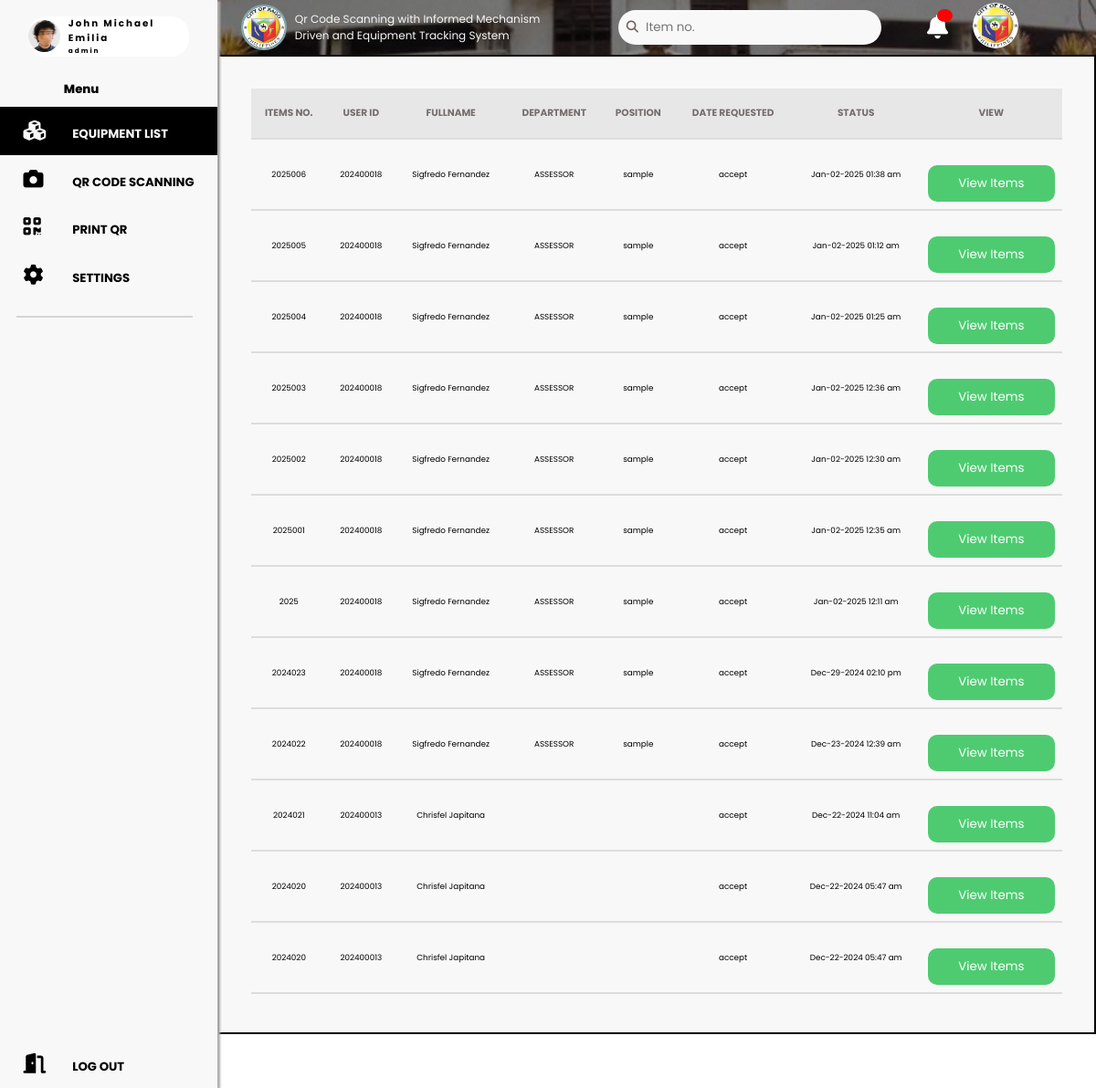
Page /pages/storekeeper/equipment_list.php (signed in) on the committed database.
### tables this page shows
CREATE TABLE `purchase_request` (
  `id` int(11) NOT NULL,
  `notification_id` int(11) NOT NULL,
  `purchase_request_code` int(11) NOT NULL,
  `datetime` datetime NOT NULL,
  `isSeen` tinyint(1) NOT NULL DEFAULT 1,
  `status` varchar(20) NOT NULL
);

CREATE TABLE `users` (
  `id` int(11) NOT NULL,
  `usercode` int(11) NOT NULL,
  `email` varchar(50) NOT NULL,
  `password` varchar(256) NOT NULL,
  `phone_number` varchar(11) NOT NULL,
  `fullname` varchar(50) NOT NULL,
  `birthdate` date NOT NULL,
  `gender` varchar(50) NOT NULL,
  `role` varchar(50) NOT NULL,
  `department` varchar(100) NOT NULL,
  `position` varchar(50) NOT NULL,
  `profile` varchar(100) DEFAULT NULL,
  `status` varchar(10) NOT NULL
);

### pages/storekeeper/equipment_list.php (the view, shortened to what this page needs)
<?php
require '../../logic/dbCon.php';
?>
<!DOCTYPE html>
<html lang="en">
<head>
    <link rel="stylesheet" href="https://cdnjs.cloudflare.com/ajax/libs/font-awesome/6.6.0/css/all.min.css" />
    <link rel="stylesheet" href="https://cdn.jsdelivr.net/npm/swiper@11/swiper-bundle.min.css" />
    <link rel="stylesheet" href="../../styles/accountability.css?v=1.1">
</head>
<body>
        <?php include 'noti_storekeeper_content.php' ?>
    <header>
        <div class="user">
            <img src="<?php echo $_SESSION['profile'] ?>" alt="">
            <div>
                <h3 style="letter-spacing: 2px;"><?php echo $_SESSION['fullname'] ?></h3>
                <h5 style="letter-spacing: 2px;"><?php echo $_SESSION['role'] ?></h5>
            </div>
        </div>
        <span class="menutext">menu</span>
        <nav class="navbar">
            <ul>
                <li>
                    <i class="fa-solid fa-cubes" id="active"></i>
                    <a href="equipment_list.php" id="active">EQUIPMENT LIST</a>
                </li>
                <li>
                    <i class="fa-solid fa-camera"></i>
                    <a href="storekeep_qr.php">QR CODE SCANNING</a>
                </li>
                <li>
                    <i class="fa-solid fa-qrcode"></i>
                    <a href="print_qr.php">PRINT QR</a>
                </li>
                <li>
                    <i class="fa-solid fa-gear"></i>
                    <a href="settings.php">SETTINGS</a>
                </li>
                <div class="div">
                    <span></span>
                </div>
                <li>
                    <i class="fa-solid fa-door-open"></i>
                    <a href="../../logic/logout.php">LOG OUT</a>
                </li>
            </ul>
        </nav>
    </header>
    <div class="container">
        <div class="header">
            <div class="div1">
                <div class="content">
                    <div class="logo">
                        <img src="../../styles/images/logo1.png" alt="">
                    </div>
                    <p>Qr Code Scanning with Informed Mechanism <br> Driven and Equipment Tracking System</p>
                </div>
            </div>
            <div class="div2">
                <div class="content2">
                    <div class="search">
                        <i class="fa-solid fa-search"></i>
                        <input type="number" placeholder="Item no." class="search-input" id="searchInput" oninput="getsearch(this.value)">
                    </div>
                    <div class="notpic">
                        <div class="notification noti_bell" onclick="openNotification()">
                            <div class="noti_count" id="noti_count"></div>
                            <i class="fa-solid fa-bell "></i>
                        </div>
                        <div class="profile">
                            <img src="../../styles/images/logo1.png" alt="">
                        </div>
                    </div>
                </div>
            </div>
        </div>
        <main class="containermain">
            <div class="table-container">
                <table id="dataTable">
                    <thead>
                        <tr>
                            <th>ITEMS NO.</th>
                            <th>USER ID</th>
                            <th>FULLNAME</th>
                            <th>DEPARTMENT</th>
                            <th>POSITION</th>
                            <th>DATE REQUESTED</th>
                            <th>STATUS</th>
                            <th>View</th>
                        </tr>
                    </thead>
                    <tbody id="tableBody">
                        <?php
                        $stmt = $conn->prepare("SELECT u.usercode ,u.fullname, u.department, u.position, p.purchase_request_code, p.datetime, p.status FROM purchase_request AS p JOIN purchase_request_list AS l ON l.purchase_request_code = p.purchase_request_code JOIN users AS u ON l.requester_code = u.usercode ORDER BY p.id DESC;");
                        $stmt->execute();
                        $result = $stmt->get_result();
                        while ($row = $result->fetch_assoc()) {
                            echo '
                                <tr>
                                    <td>'. htmlspecialchars($row['purchase_request_code']).
                                    '</td>
                                    <td>'. htmlspecialchars($row['usercode']).
                                    '</td>
                                    <td>'. htmlspecialchars($row['fullname']).
                                    '</td>
                                    <td>'. htmlspecialchars($row['department']).
                                    '</td>
                                    <td>'. htmlspecialchars($row['position']).
                                    '</td>
                                    <td>'. htmlspecialchars($row['status']).
                                    '</td>
                                    <td>'. date("M-d-Y h:s a", strtotime($row['datetime'])).
                                    '</td>
                                    <td><button class="btn-viem-items" onclick="viewitems('.$row["purchase_request_code"].')">View Items</button></td>
                                </tr>
                            ';
                        }
                        ?>
                    </tbody>
                </table>
            </div>
        </main>
    </div>
</body>
</html>

### styles/accountability.css (style rules this page uses)
* { margin:0; padding:0; box-sizing:border-box; text-decoration:none; outline:none; border:none; transition:all .2s linear; font-family: "Poppins", sans-serif; }
html { font-size:58.5%; overflow-x:hidden; }
body { background:#7eabae; overflow-x:hidden; padding-left:27rem; }
header { position:fixed; top:0; left:0; z-index:1000; height:100%; width:27rem; background:#F8F8F8; display:flex; align-items:center; flex-flow:column; filter: drop-shadow(3px 1px 1px #adadad); }
header .user { margin-top: 2rem; display: flex; align-items: center; justify-content:center; flex-direction: row; width: 20rem; height:5rem; background-color: #FFFFFF; border-radius: 20px; gap: 1rem; }
header .user img { display: flex; align-items: center; justify-content: center; height:4rem; width:4rem; border-radius:50%; object-fit:cover; }
.menutext { font-size: 1.5rem; margin-left: -25%; text-transform: capitalize; font-weight: 800; margin-top: 3rem; margin-bottom: 1rem; }
header .navbar { width:100%; }
header .navbar ul li { list-style:none; transition: background-color 0.3s, color 0.3s; position: relative; }
.navbar ul li i { font-size: 2.5rem; left: 33%; top: 1.7rem; position: absolute; margin-left: -6rem; }
header .navbar ul #active { background-color: #000000; color: #F8F8F8; }
header .navbar ul li a { display:block; border-radius: 15px 0 0 15px; padding-left: 15rem; background:#F8F8F8; padding-top: 20px; height: 6rem; margin-left:-6rem; color:#000000; font-size:1.5rem; font-weight: bold; }
header .navbar ul li:last-child { position: absolute; bottom: 0; width: 100%; }
.div { display: flex; align-items: center; justify-content: center; }
.div span { border: 1px solid #D4D4D4; width: 40rem; margin-right: 3rem; margin-left: 2rem; margin-top: 2rem; }
@media (max-width:1200px) { html { font-size:55%; } }
.container { background-color: #ffffff; height: 100vh; display: flex; flex-direction: column; overflow: hidden; }
.container .header { display: flex; align-items: center; justify-content: space-between; height:60px; background-image: url(images/Rectangle\ 1.png); background-repeat: no-repeat; background-size: cover; background-position: center; padding: 2rem; }
.div1 { display: flex; width: 400px; height: 100px; }
.div1 .content { display: flex; align-items: center; justify-content: flex-start; margin-left:1rem; }
.div1 .logo { margin-right: 1rem; border: 2px solid #7eabae; width: 50px; height: 50px; object-fit: cover; border-radius: 50%; overflow: hidden; display: flex; align-items: center; justify-content: center; }
.div1 .logo img { width: 100%; height: 100%; }
.div1 .content p { font-size: 12px; color: #F8F8F8; }
.div2 .content2 { height: 100px; display: flex; align-items: center; justify-content: flex-start; padding: 2rem; }
.search { display: flex; align-items: center; background-color: #F8F8F8; gap: 3%; padding: 1rem; border-radius: 20px; }
.search i { font-size: 1.5rem; color: rgb(121, 97, 97); }
.search input { width: 100%; height: 100%; border: none; background: none; }
.notpic { display: flex; align-items: center; justify-content: center; justify-content: center; gap: 3rem; width: 200px; }
.notpic .profile img { width: 50px; height: 50px; object-fit: cover; border-radius: 50%; }
.container main { background-color: #F8F8F8; padding: 4rem; max-height: 90vh; overflow-y: auto; box-sizing: border-box; border: 2px solid #000; }
.table-container { width: 100%; overflow-x: auto; }
table { width: 100%; border-collapse: collapse; margin-bottom: 10px; }
th, td { height: 55px; border-bottom: 2px solid #ddd; padding: 8px; text-align: center; }
th { background-color: #E7E7E7; text-align: center; color: rgb(119, 109, 109); font-size: 1.2rem; text-transform: uppercase; }
.btn-viem-items { background-color: #4ECB71; color: white; padding: 10px 20px; border: none; border-radius: 10px; cursor: pointer; align-items: center; text-align: center; justify-content: center; display: flex; margin-top: 20px; width: 100%; }

### pages/storekeeper/equipment_list.php (style rules this page uses)
.notification { font-size: 3rem; cursor: pointer; }
.notification > i { color: white; }

### pages/storekeeper/noti_storekeeper_content.php (style rules this page uses)
.noti_bell { position: relative; }
.noti_count { position: absolute; width: 75%; height: 35%; right: -5px; background-color: red; border-radius: 50%; text-align: center; color: white; font-weight: 900; font-size: 1rem; }

### rows in the picture
purchase_request: purchase_request_code "2025006", users.usercode "202400018", users.fullname "Sigfredo Fernandez", users.department "ASSESSOR", users.position "sample", status "accept", datetime "Jan-02-2025 01:38 am"
purchase_request: purchase_request_code "2025005", users.usercode "202400018", users.fullname "Sigfredo Fernandez", users.department "ASSESSOR", users.position "sample", status "accept", datetime "Jan-02-2025 01:12 am"
purchase_request: purchase_request_code "2025004", users.usercode "202400018", users.fullname "Sigfredo Fernandez", users.department "ASSESSOR", users.position "sample", status "accept", datetime "Jan-02-2025 01:25 am"
purchase_request: purchase_request_code "2025003", users.usercode "202400018", users.fullname "Sigfredo Fernandez", users.department "ASSESSOR", users.position "sample", status "accept", datetime "Jan-02-2025 12:36 am"
purchase_request: purchase_request_code "2025002", users.usercode "202400018", users.fullname "Sigfredo Fernandez", users.department "ASSESSOR", users.position "sample", status "accept", datetime "Jan-02-2025 12:30 am"
purchase_request: purchase_request_code "2025001", users.usercode "202400018", users.fullname "Sigfredo Fernandez", users.department "ASSESSOR", users.position "sample", status "accept", datetime "Jan-02-2025 12:35 am"
purchase_request: purchase_request_code "2025", users.usercode "202400018", users.fullname "Sigfredo Fernandez", users.department "ASSESSOR", users.position "sample", status "accept", datetime "Jan-02-2025 12:11 am"
purchase_request: purchase_request_code "2024023", users.usercode "202400018", users.fullname "Sigfredo Fernandez", users.department "ASSESSOR", users.position "sample", status "accept", datetime "Dec-29-2024 02:10 pm"
purchase_request: purchase_request_code "2024022", users.usercode "202400018", users.fullname "Sigfredo Fernandez", users.department "ASSESSOR", users.position "sample", status "accept", datetime "Dec-23-2024 12:39 am"
purchase_request: purchase_request_code "2024021", users.usercode "202400013", users.fullname "Chrisfel Japitana", status "accept", datetime "Dec-22-2024 11:04 am"
purchase_request: purchase_request_code "2024020", users.usercode "202400013", users.fullname "Chrisfel Japitana", status "accept", datetime "Dec-22-2024 05:47 am"

### other values in the picture
$_SESSION['fullname'] "John Michael Emilia"
$_SESSION['role'] "admin"
